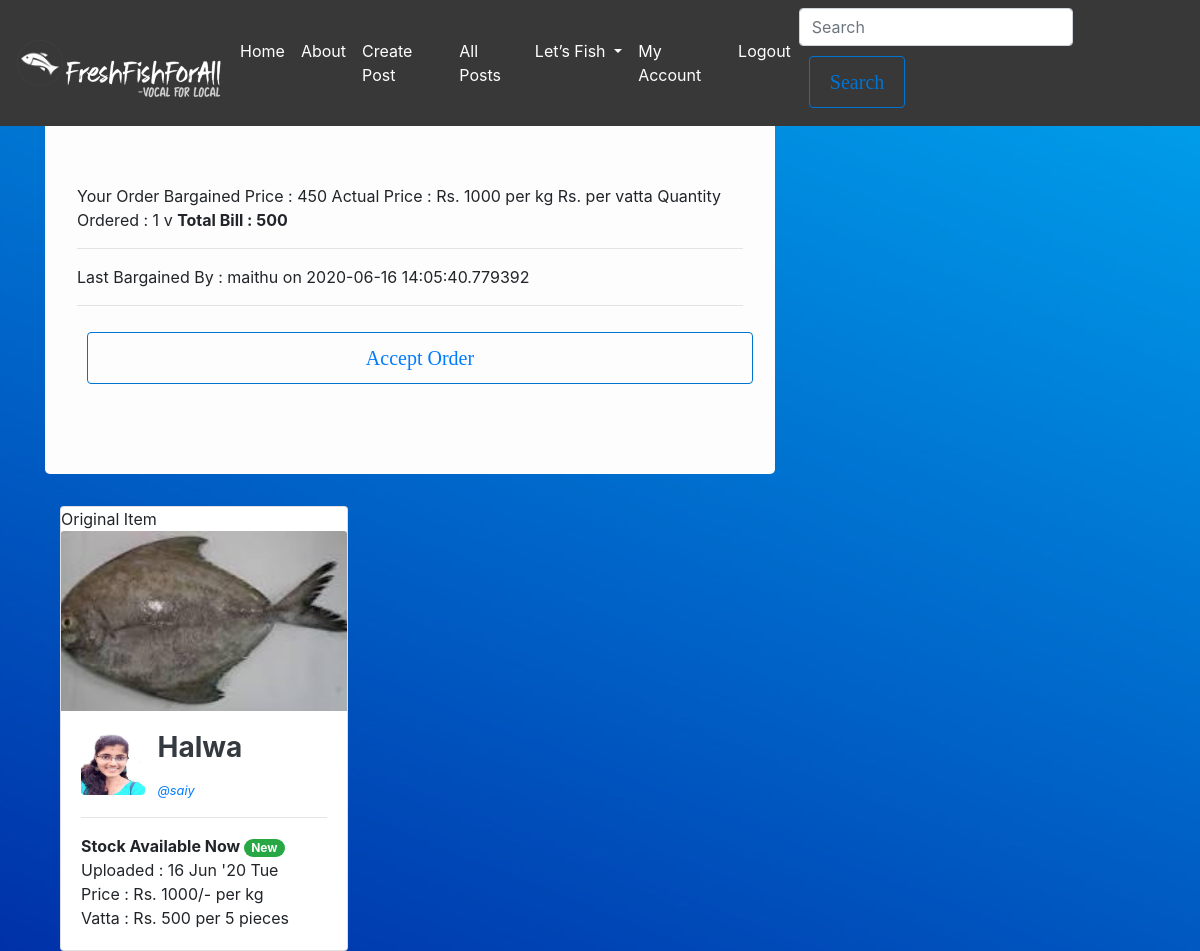
/order?order=1 (signed in), run on an earlier commit of the app's database.
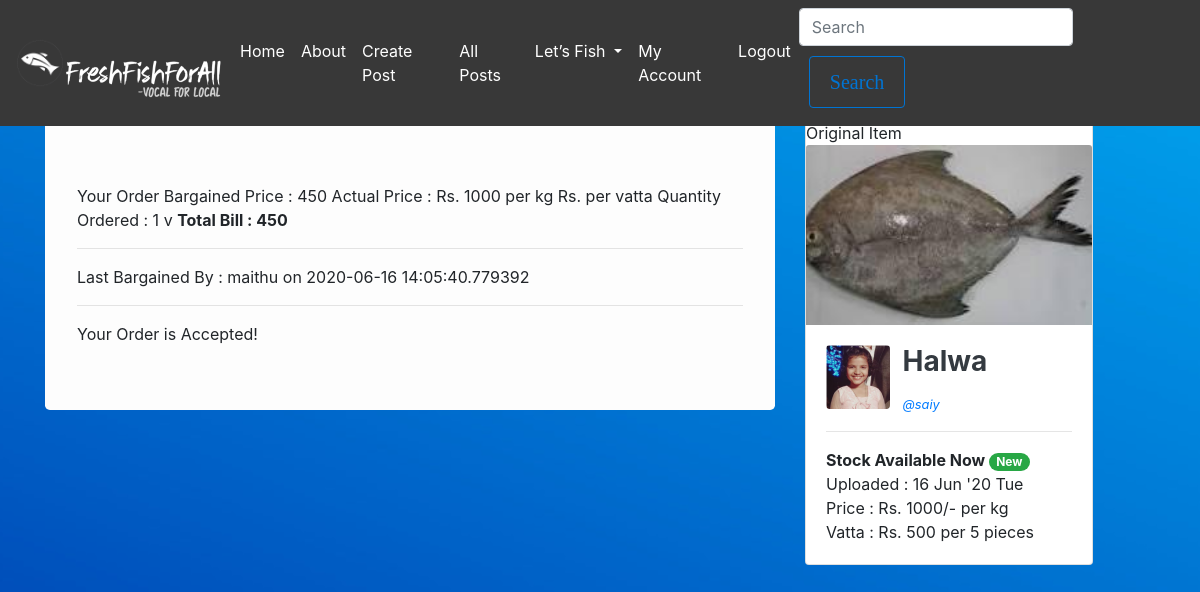
And on a later commit of the database.
### flaskblog/models.py (models this page shows, shortened)
class User(db.Model, UserMixin):
    id            = db.Column(db.Integer, primary_key = True)
    username      = db.Column(db.String(20), unique=True, nullable=False)
    fullname      = db.Column(db.String(60))
    email         = db.Column(db.String(20), unique=True)
    address       = db.Column(db.String(120))
    image_file    = db.Column(db.String(20), nullable=False, default='default.jpg')
    password      = db.Column(db.String(60), nullable=False)
    points        = db.Column(db.Integer)
    posts         = db.relationship('Post', backref='post_author', lazy=True)
    fishes        = db.relationship('Fish', backref='fish_seller', lazy='dynamic')
    mycarousel    = db.relationship('Mycarousel', backref='author', lazy='dynamic')
    followed = db.relationship(
        'User', secondary=followers,
        primaryjoin=(followers.c.follower_id == id),
        secondaryjoin=(followers.c.followed_id == id),
        backref=db.backref('followers', lazy='dynamic'), lazy='dynamic')

### flaskblog/fish/routes.py (the view, shortened to what this page needs)
@fishes.route("/order", methods=['GET', 'POST'])
@login_required
def order():
    order  = Order.query.filter_by(id=request.args.get('order')).first()
    fish   = order.fishes[0]
    form   = BargainForm()
    accept = AcceptForm()
    if order.is_valid:
        bill = order.bargained_price*order.quantity
    else:
        if order.unit == fish.unit:
            bill = fish.price*order.quantity
        elif order.unit == 'kg' and fish.unit == 'g':
            bill = fish.price*order.quantity*1000
        elif order.unit == 'g' and fish.unit == 'kg':
            bill = fish.price*order.quantity/1000
        elif order.unit == 'v':
            bill = fish.price_vatta*order.quantity
    return render_template("myorder.html", order=order, d=fish, bill=bill, form=form, accept=accept)

### flaskblog/fish/forms.py
class BargainForm(FlaskForm):
    price  = IntegerField('Your Bargain Price',validators=[DataRequired()])
    submit = SubmitField('Bargain More')

class AcceptForm(FlaskForm):
    submit = SubmitField('Accept Order')

### flaskblog/models.py (called while the page is built)
@login_manager.user_loader
def load_user(user_id):
    return User.query.get(int(user_id))

### flaskblog/templates/myorder.html (shortened to what this page needs)
{% extends "layout.html" %}
{% block content %}
<br><br>
<div class="container">
    <div class="row">
        <div class="col-lg-8" >
            <div class="jumbotron bg">
                Your Order
                Bargained Price  : {{ order.bargained_price }}
                Actual Price     : Rs. {{ d.price }} per {{ d.unit }}
                Rs. {{ price_vatta }} per vatta
                Quantity Ordered : {{ order.quantity }} {{ order.unit }}
             <b>Total Bill       : {{ bill }}</b>
             <hr>
             Last Bargained By : {{ order.last_modified_by }} on {{ order.last_modified_on }}
             <hr>
              {% if order.is_valid == False %}
             <form method="POST" action="{{ url_for('fishes.accept', order=order.id) }}">
                <fieldset class="form-group">
                        <div class="form-groupcol-lg-6" >
                            {{ accept.submit(class="btn btn-outline-primary btn-block")}}
                        </div>
                    </div>
             {% else %}
                Your Order is Accepted!
             {% endif %}
            </div>
        </div>
        <div class="col-lg-4" >
            <div class="card" style="width: 18rem;">
                Original Item
                <img class="card-img-top img-fluid" src="{{ url_for('static', filename='fish_pics/' + d.image_file) }}" alt="Card image cap" >
                <div class="card-body">
                    <div style="display:inline-block; vertical-align:top " >
                     <img src="{{ url_for('static', filename='profile_pics/' + d.fish_seller.image_file) }}" alt="64x64" class="mr-2 rounded" style="width: 64px; height: 64px;" data-holder-rendered="true">
                </div>
                <div style="display:inline-block">
                    <h3><strong class="d-block text-dark card-title">{{ d.name }}</strong></h3>
                <a href="{{ url_for('users.user_popup', username=d.fish_seller.username)}}"><small><i>@{{ d.fish_seller.username }}</i></small></a>
                </div>
              <hr>
              {% if d.isAvailable %}
                    <b>Stock Available Now <a href="#" class="badge badge-pill badge-success"> New</a></b> <br>
              {% else %}
                  <br>
              {% endif %}
              Uploaded : {{d.upload_date.strftime("%d") }} {{d.upload_date.strftime("%b") }} '{{ d.upload_date.strftime("%y")}} {{ d.upload_date.strftime("%a")}} <br>
              Price    : Rs. {{ d.price }}/- per {{ d.unit }} <br>
              Vatta    : Rs. {{d.price_vatta}} per {{d.pc_vatta}} pieces
            </div>
        </div>
    </div>
</div>
{% endblock content %}

What changed in the data, as far as the page shows it:
changed Order "maithu": is_valid False → True (drawn)
changed User "saiy": image_file: a different picture
Also different on the page:
{{ bill }}: "500" → "450"
form field submit: "Accept Order" → (not shown)
text now shown: "Your Order is Accepted!"
